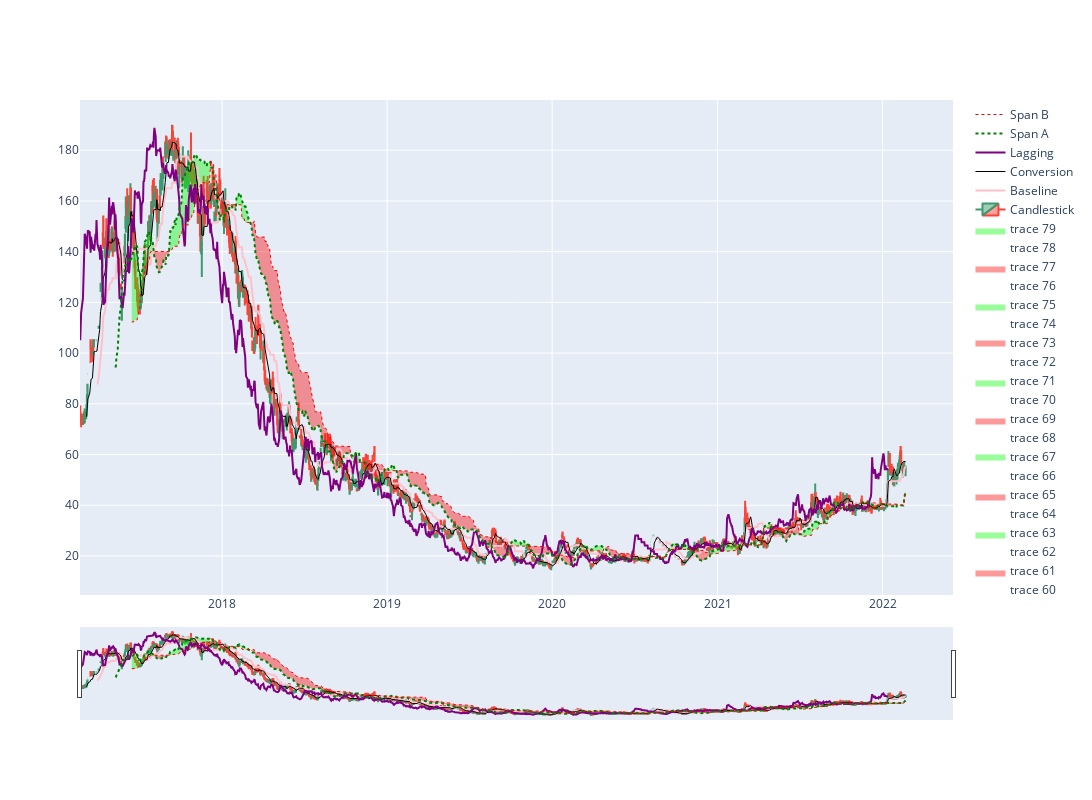

The code cell stored with this chart in its notebook:
### Code cell
#test_df = get_stock_df_from_csv("LACTOSE_BO")
#plot_with_boll_bands(test_df, "LACTOSE_BO")
get_Ichimoku(test_df)
